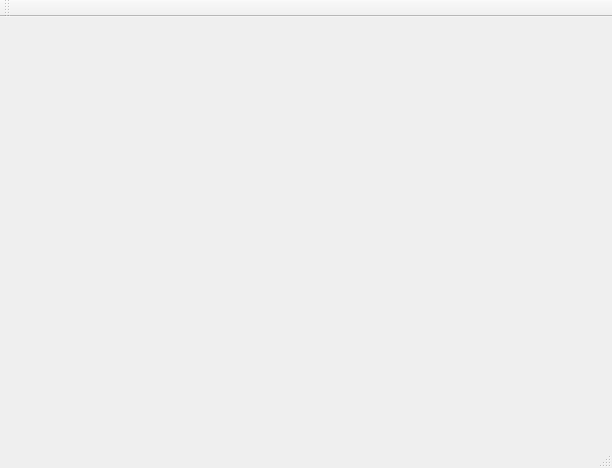
<?xml version="1.0" encoding="UTF-8"?>
<ui version="4.0">
 <class>MainWindow</class>
 <widget class="QMainWindow" name="MainWindow">
  <property name="geometry">
   <rect>
    <x>0</x>
    <y>0</y>
    <width>612</width>
    <height>468</height>
   </rect>
  </property>
  <property name="windowTitle">
   <string>MainWindow</string>
  </property>
  <widget class="QWidget" name="centralWidget">
   <layout class="QHBoxLayout" name="horizontalLayout">
    <item>
     <widget class="Serene::LineGraphView" name="widget" native="true"/>
    </item>
   </layout>
  </widget>
  <widget class="QMenuBar" name="menuBar">
   <property name="geometry">
    <rect>
     <x>0</x>
     <y>0</y>
     <width>612</width>
     <height>21</height>
    </rect>
   </property>
  </widget>
  <widget class="QToolBar" name="mainToolBar">
   <attribute name="toolBarArea">
    <enum>TopToolBarArea</enum>
   </attribute>
   <attribute name="toolBarBreak">
    <bool>false</bool>
   </attribute>
  </widget>
  <widget class="QStatusBar" name="statusBar"/>
 </widget>
 <layoutdefault spacing="6" margin="11"/>
 <customwidgets>
  <customwidget>
   <class>Serene::LineGraphView</class>
   <extends>QWidget</extends>
   <header>LineGraph/LineGraphView.h</header>
   <container>1</container>
  </customwidget>
 </customwidgets>
 <resources/>
 <connections/>
</ui>
